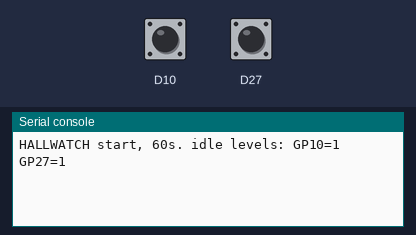
Simulated run of this program. Board: CircuitPython board. Shown: the last lines printed to the serial console. The inputs (shaded band) are chosen by the test bench; at power-on: D10 HIGH, D27 HIGH.

Above: at 1.2 s.
1.3 s: D10 pulled LOW for 0.15 s
At 2.6 s:
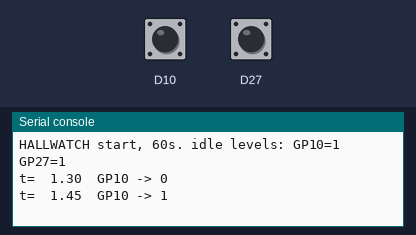
2.9 s: D27 pulled LOW for 0.15 s
At 4.0 s:
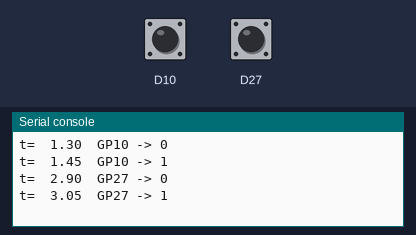
4.5 s: D10 pulled LOW for 1 s
At 6.4 s:
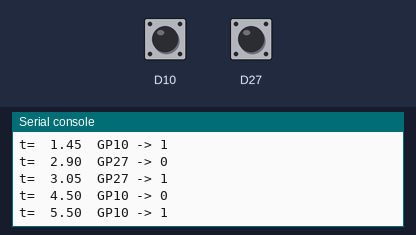
7.0 s: D27 pulled LOW for 3.2 s
At 11.3 s:
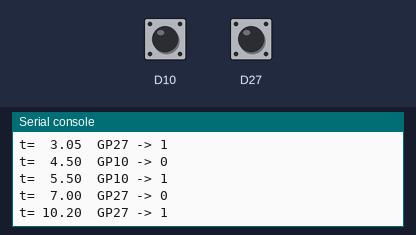
Timing chart, 0 to 12.7 s (numbered marks = the images above; inputs shaded):
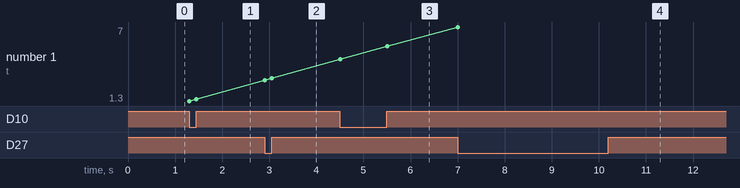

Measured:
- after the input at 1.3 s, the serial console: prints a new line at once (image 1)
- after the input at 2.9 s, the serial console: prints a new line at once (image 2)
- after the input at 4.5 s, the serial console: prints a new line at once (image 3)
- after the input at 7.0 s, the serial console: prints a new line at once (image 4)
- plotted number 1: 1.45 → 3.05 after the input at 2.9 s, 3.05 → 5.5 after the input at 4.5 s, 5.5 → 7 after the input at 7.0 s

The program:

hall_watch.py
```python
# hall_watch.py - open in Thonny and press Run (or exec via tools/serial_exec.py).
# Watches GP10 AND GP27 (the two candidate hall pins: hall_test.py says the
# sensor is on the GP10 connector, code.py/HANDOVER said GP27) and prints
# every transition. One magnet session answers: which pin, which level means
# "magnet present", which pole works, and whether the signal is clean.
# Bring the magnet to the sensor's flat face; try BOTH poles, vary distance.
import board
import digitalio
import time

try:
    DURATION
except NameError:
    DURATION = 60

pins = {}
for name in ("GP10", "GP27"):
    p = digitalio.DigitalInOut(getattr(board, name))
    p.direction = digitalio.Direction.INPUT
    p.pull = digitalio.Pull.UP
    pins[name] = p

print("HALLWATCH start, %ds. idle levels:" % DURATION,
      " ".join("%s=%d" % (n, p.value) for n, p in sorted(pins.items())))
last = {n: p.value for n, p in pins.items()}
count = {n: 0 for n in pins}
t0 = time.monotonic()
while time.monotonic() - t0 < DURATION:
    for n, p in pins.items():
        v = p.value
        if v != last[n]:
            count[n] += 1
            print("t=%6.2f  %s -> %d" % (time.monotonic() - t0, n, v))
            last[n] = v
    time.sleep(0.005)

print("HALLWATCH end:",
      " ".join("%s: now=%d transitions=%d" % (n, pins[n].value, count[n])
               for n in sorted(pins)))
for p in pins.values():
    p.deinit()
```
